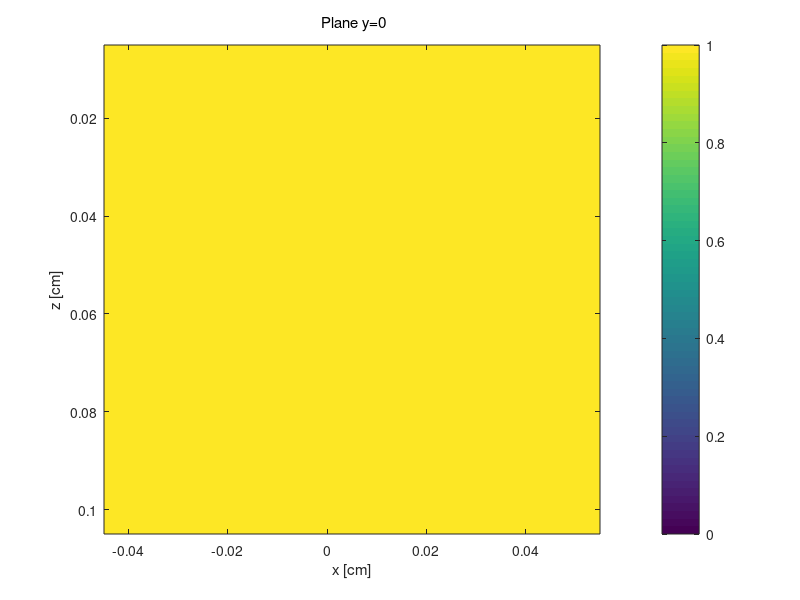

The MATLAB source for this figure:
% Create the files for the simulation
   
clear
format compact
clc
home

%File location
cd('C:\Users\raphi\Documents\ubuntu_share')

%%% USER CHOICES %%%%%%%% <-------- You must set these parameters ------
SAVEON      = 1;        % 1 = save myname_T.bin, myname_H.mci 
                        % 0 = don't save. Just check the program.

myname      = 'test';% name for files: myname_T.bin, myname_H.mci  
time_min    = 10;      	% time duration of the simulation [min] <----- run time -----
Nx          = 10;    	% # of bins in each dimension of cube 
Ny          = 10;    	% # of bins in each dimension of cube 
Nz          = 10;    	% # of bins in each dimension of cube 
binsize     = 0.01; 	% size of each bin, eg. [cm]

% Set Monte Carlo launch flags (not in use)
mcflag      = 0;     	% launch: 0 = uniform beam, 1 = Gaussian, 2 = isotropic pt. 
                        % 3 = rectangular beam (use xfocus,yfocus for x,y halfwidths)
launchflag  = 1;        % 0 = let mcxyz.c calculate launch trajectory
                        % 1 = manually set launch vector.
boundaryflag = 2;       % 0 = no boundaries, 1 = escape at boundaries
                        % 2 = escape at surface only. No x, y, bottom z
                        % boundaries

% Sets position of source with 0 centered on each Aline
xs          = 0;      	% x of source
ys          = 0;        % y of source
zs          = 0.0001;  	% z of source must start in simulation

% Set position of focus, so mcxyz can calculate launch trajectory (not in use)
xfocus      = 0;        % set x,position of focus
yfocus      = 0;        % set y,position of focus
zfocus      = inf;    	% set z,position of focus (=inf for collimated beam)

% Set detection parameter
radius      = 0.05;     % Half width of the BScan
waist       = 0.05;  	% Width of the scanned beam (Not in use)
Ndetectors  = 512;      % Number of Aline per BScan
det_radius  = 0.1;      % Width of the beam at the imaging lens
flens       = 2.0;      % Focal lenth of the lens
cos_accept  = flens./sqrt((det_radius).^2+(flens).^2);

% only used if launchflag == 1 (manually set launch trajectory): (not in use)
ux0         = 0;      % trajectory projected onto x axis
uy0         = 0;      % trajectory projected onto y axis
uz0         = sqrt(1 - ux0^2 - uy0^2); % such that ux^2 + uy^2 + uz^2 = 1

% Bias scattering parameter
a_coef    = 0.9;
p         = 0.5;

%%%%%%%%%%%%%%%%%%%%%%%%%

%%%%%%%%%%%%
% Create Sample
%%%
zsurf = 0.0;  % position of air/skin surface
T = double(zeros(Nx,Ny,Nz));
T(:) = 1;
Nt = 1; %Number if layers
muav(1) = 10;    %Absorption coef. of first layer
musv(1) = 100;   %Scattering coef. of first layer
gv(1) = 0.9;     %Anisotropy of first layer
nrv(1) = 1;      %Refraction index of first layer

%%%%%%%%%% 
% Prepare Monte Carlo 
%%%


% Specify Monte Carlo parameters    
dx = binsize;
dy = binsize;
dz = binsize;
x  = ([1:Nx]'-Nx/2)*dx;
y  = ([1:Ny]'-Ny/2)*dy;
z  = [1:Nz]'*dz;
zmin = min(z);
zmax = max(z);
xmin = min(x);
xmax = max(x);

if isinf(zfocus), zfocus = 1e12; end



%%
if SAVEON
    tic
    % convert T to linear array of integer values, v(i)i = 0;
    v = uint8(reshape(T,Ny*Nx*Nz,1));

    %% WRITE FILES
    % Write myname_H.mci file
    %   which contains the Monte Carlo simulation parameters
    %   and specifies the tissue optical properties for each tissue type.
    commandwindow
    disp(sprintf('--------create %s --------',myname))
    filename = sprintf('%s_H.mci',myname);
    fid = fopen(filename,'w');
        % run parameters
        fprintf(fid,'%0.2f\n',time_min);
        fprintf(fid,'%0.4f\n',a_coef);
        fprintf(fid,'%0.4f\n',p);
        fprintf(fid,'%0.4f\n',Ndetectors);
        fprintf(fid,'%0.4f\n',det_radius);
        fprintf(fid,'%0.4f\n',cos_accept);
        fprintf(fid,'%d\n'   ,Nx);
        fprintf(fid,'%d\n'   ,Ny);
        fprintf(fid,'%d\n'   ,Nz);
        fprintf(fid,'%0.4f\n',dx);
        fprintf(fid,'%0.4f\n',dy);
        fprintf(fid,'%0.4f\n',dz);
        % launch parameters
        fprintf(fid,'%d\n'   ,mcflag);
        fprintf(fid,'%d\n'   ,launchflag);
        fprintf(fid,'%d\n'   ,boundaryflag);
        fprintf(fid,'%0.4f\n',xs);
        fprintf(fid,'%0.4f\n',ys);
        fprintf(fid,'%0.4f\n',zs);
        fprintf(fid,'%0.4f\n',xfocus);
        fprintf(fid,'%0.4f\n',yfocus);
        fprintf(fid,'%0.4f\n',zfocus);
        fprintf(fid,'%0.4f\n',ux0); % if manually setting ux,uy,uz
        fprintf(fid,'%0.4f\n',uy0);
        fprintf(fid,'%0.4f\n',uz0);
        fprintf(fid,'%0.4f\n',radius);
        fprintf(fid,'%0.4f\n',waist);
        fprintf(fid,'%0.4f\n',zsurf);
        % tissue optical properties
        fprintf(fid,'%d\n',Nt);
        for i=1:Nt
            fprintf(fid,'%0.6f\n',muav(i));
            fprintf(fid,'%0.6f\n',musv(i));
            fprintf(fid,'%0.6f\n',gv(i));
            fprintf(fid,'%0.6f\n',nrv(i));
        end
    fclose(fid);

    %% write myname_T.bin file
    filename = sprintf('%s_T.bin',myname);
    disp(['create ' filename])
    fid = fopen(filename,'wb');
    fwrite(fid,v,'uint8');
    fclose(fid);

    toc
end % SAVEON


%% Look at structure of Tzx at iy=Ny/2
Txzy = shiftdim(T,1);   % Tyxz --> Txzy
Tzx  = Txzy(:,:,Ny/2)'; % Tzx

%%
figure; clf
Tzx = squeeze(T(:,round(Ny/2),:))';
imagesc(x,z,Tzx,[0 Nt])
xlabel('x [cm]')
ylabel('z [cm]')
title('\rm Plane y=0')
colorbar
